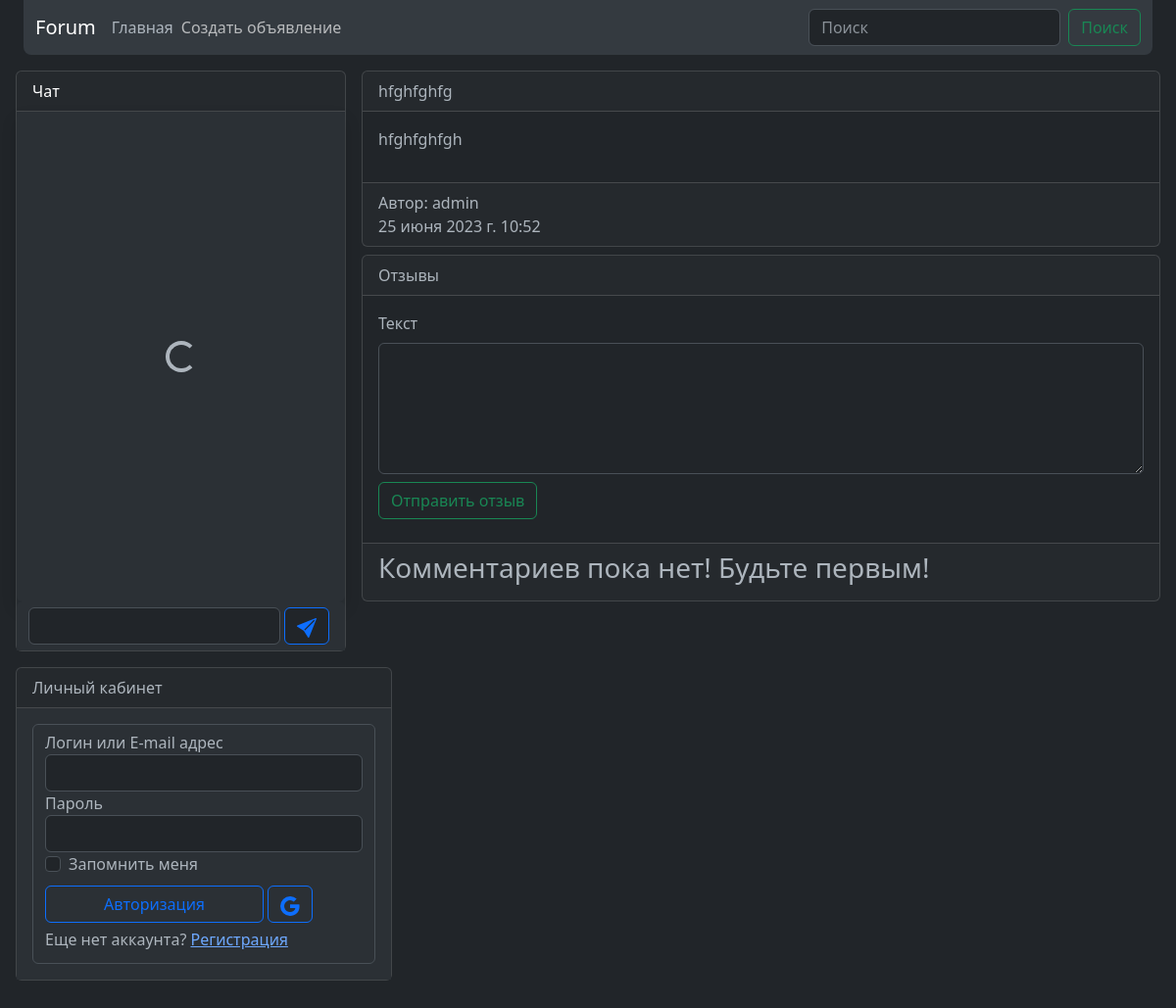
/announce/2/, run on an earlier commit of the app's database.
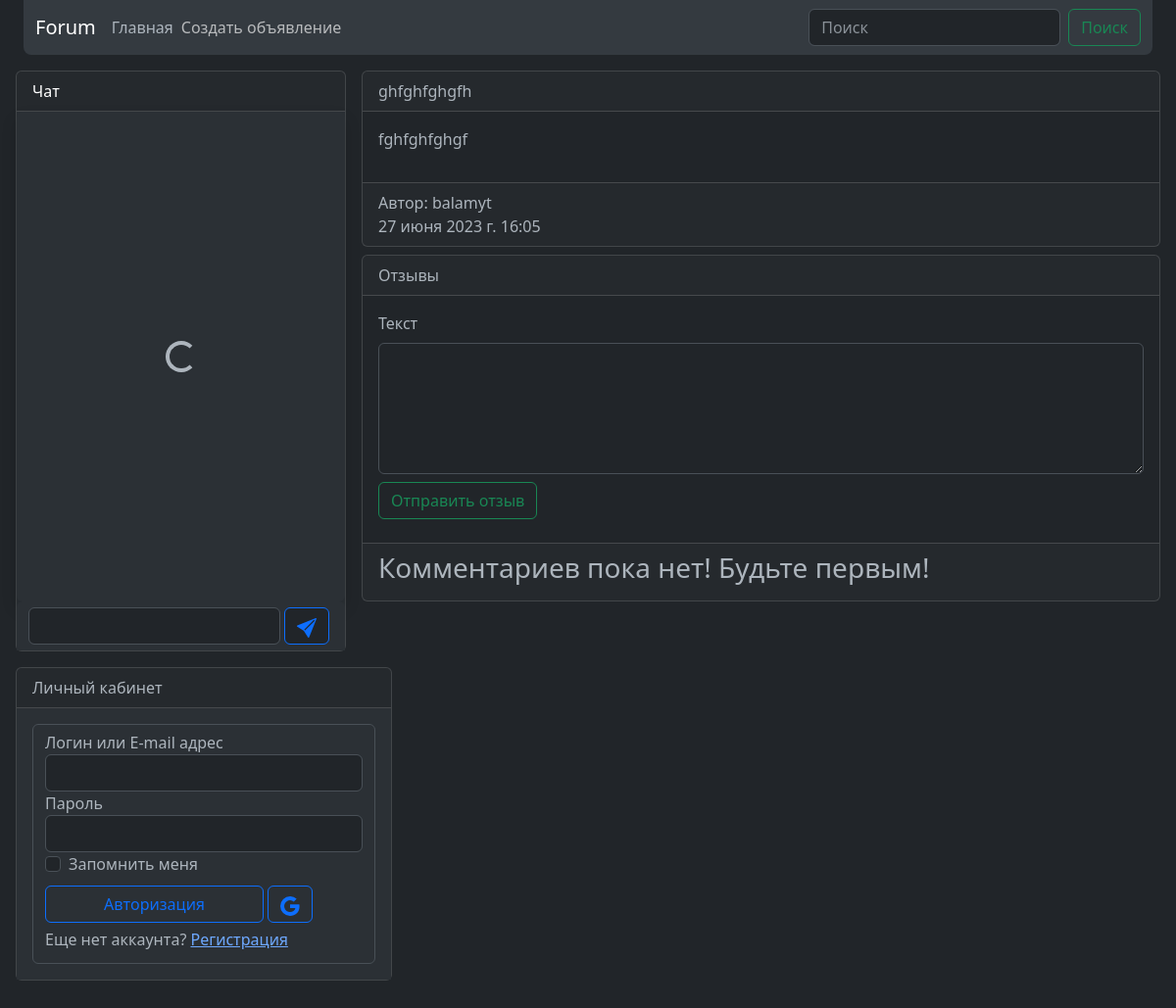
And on a later commit of the database.
### announcement/models.py (models this page shows, shortened)
class Announcement(models.Model):
    author = models.ForeignKey(User, on_delete=models.CASCADE)
    title = models.CharField(max_length=255, null=False)
    text = models.CharField(max_length=555, null=False)
    date = models.DateTimeField(default=time)
    category = models.ForeignKey(Category, on_delete=models.CASCADE)
    class Meta:
        ordering = ('date', )

### announcement/views.py (the view)
# urls.py: path('<int:pk>/', AnnounceView.as_view()),
class AnnounceView(DetailView):
    model = Announcement
    template_name = 'announce/detail.html'
    def get_context_data(self, **kwargs):
        context = super().get_context_data(**kwargs)
        context['response'] = Response.objects.filter(announce=self.object, is_accept=True)
        if self.request.user == self.object.author and \
                Response.objects.filter(is_accept=False, announce=self.object).exists():
            """ Добавление на страницу неактивных откликов, если зашел автор объявления """
            context['inactive_response'] = Response.objects.filter(is_accept=False, announce=self.object)
        return context

### templates/announce/detail.html (shortened to what this page needs)
{% extends 'main.html' %}
{% block extra_head %}
    {% load static %}
    {% load humanize %}
{% endblock extra_head %}
{% block body %}
<div class="card">
    <div class="card-header">{{ object.title }}</div>
    <div class="card-body">
        {{ object.text|safe }}
    </div>
    <div class="card-footer">
        Автор: {{ object.author }}<br>
        {{ object.date }}<br>
    </div>
</div>
<div class="card my-2">
    <div class="card-header">Отзывы</div>
    <div class="card-body">
        <form id="response_form">
            <label class="form-label" for="response_text">Текст</label>
            <textarea class="form-control" name="text" id="response_text" cols="30" rows="5" maxlength="300"></textarea>
            <button class="btn btn-outline-success my-2" type="submit">Отправить отзыв</button>
        </form>
    </div>
    <div class="card-footer">
        {% if not response %}
            <h3>Комментариев пока нет! Будьте первым!</h3>
        {% endif %}
   </div>
</div>
{% endblock body %}

What changed in the data, as far as the page shows it:
changed Announcement: title "hfghfghfg" → "ghfghfghgfh"; text "hfghfghfgh" → "fghfghfghgf"; author "admin" → "balamyt"; date "25 июня 2023 г. 10:52" → "27 июня 2023 г. 16:05"
